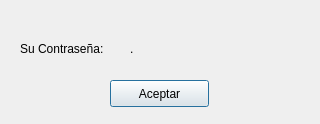
<?xml version="1.0" encoding="UTF-8"?>
<ui version="4.0">
 <class>ClientLostPass</class>
 <widget class="QDialog" name="ClientLostPass">
  <property name="geometry">
   <rect>
    <x>0</x>
    <y>0</y>
    <width>320</width>
    <height>124</height>
   </rect>
  </property>
  <property name="windowTitle">
   <string>Dialog</string>
  </property>
  <widget class="QPushButton" name="pushButton">
   <property name="geometry">
    <rect>
     <x>110</x>
     <y>80</y>
     <width>99</width>
     <height>27</height>
    </rect>
   </property>
   <property name="text">
    <string>Aceptar</string>
   </property>
  </widget>
  <widget class="QLabel" name="label">
   <property name="geometry">
    <rect>
     <x>20</x>
     <y>40</y>
     <width>101</width>
     <height>17</height>
    </rect>
   </property>
   <property name="text">
    <string>Su Contraseña: </string>
   </property>
  </widget>
  <widget class="QLabel" name="label_pass">
   <property name="geometry">
    <rect>
     <x>130</x>
     <y>40</y>
     <width>171</width>
     <height>17</height>
    </rect>
   </property>
   <property name="text">
    <string>.</string>
   </property>
  </widget>
 </widget>
 <resources/>
 <connections/>
</ui>
